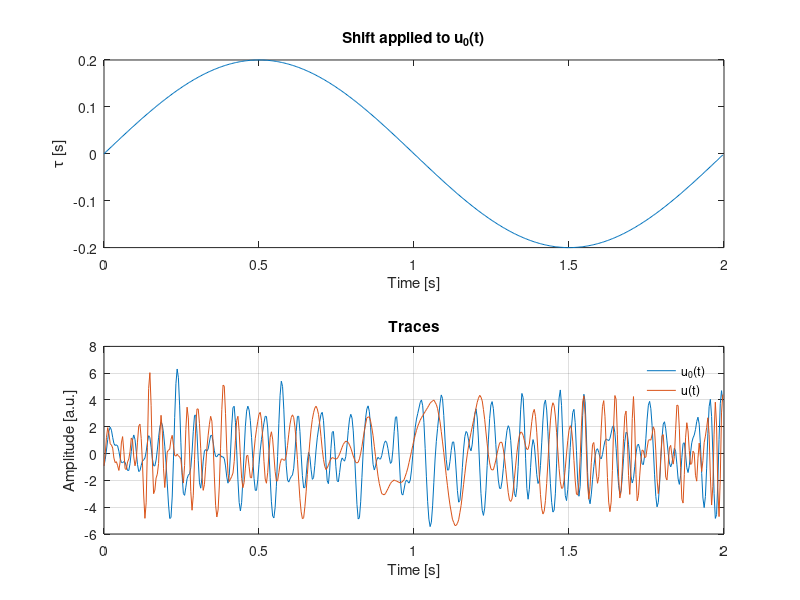

Here is the MATLAB script that generated this plot: (Note: this script raises an error after producing the figure.)
clear all
close all
clc

% This script runs an example of dynamic time warping as an introduction to
% the method.
addpath('src');

example = 2; % shift function (1=step, 2=sine)
% you can try two test cases. Watch the 'maxLag' parameter. The two shift
% functions have different magnitudes so if you don't go to large enough
% lags in the sine model, you won't converge to the correction solution.

% in the case of the sine wave, you must have b=1 because the strains are
% on the order of dt!! Play with 'b' to see how you get stuck in the
% wrong minimum because you're not allowing large enough jumps.

% in the case of the step function, we break the DTW because the step shift
% is larger than dt. We would need a different step pattern to correctly
% solve for this step. It's possible, just not implemented in this version
% of the dynamic warping because don't expect strains > 100%.

% (you can also change the input examples using the scripts in exampleData/
% folder.) 

maxLag = 80; % max nuber of points to search forward and backward (can be npts, just takes longer and is unrealistic)
b      = 1; % b-value to limit strain
% impose a strain limit: 1 dt is b=1, half dt is b=2, etc.
% if you mess with b you will see the results in the estimated shifts

%% load the data file and plot

switch example
    case 1
        load('exampleData/stepShiftData.mat'); % data with constant shifts and step in the middle
    case 2
        load('exampleData/sineShiftData.mat'); % data with sine wave shifts of one cycle
end

lvec   = (-maxLag:maxLag).*dt; % lag array for plotting below
npts   = numel(u0);            % number of samples
tvec   = ( 0 : npts-1 ) .* dt; % make the time axis
stTime = st.*dt;               % shift vector in time

figure;
% plot shift function
subplot(2,1,1)
plot(tvec,stTime);
xlabel('Time [s]'); ylabel('\tau [s]'); title('Shift applied to u_{0}(t)');
% plot original and shifted traces
subplot(2,1,2)
plot(tvec,u0); hold on; 
plot(tvec,u1); grid on;
xlabel('Time [s]'); ylabel('Amplitude [a.u.]'); title('Traces');
legend('u_{0}(t)','u(t)','Location','Best'); legend boxoff;

%% compute error function and plot

err = computeErrorFunction( u1, u0, npts, maxLag ); % cpmpute error function over lages
% note the error function is independent of strain limit 'b'.

figure;
imagesc(tvec,lvec,log10(err')); axis xy; colormap('gray'); c = colorbar;
xlabel('Time [s]'); ylabel('Lag'); title('Error function');

%% accumuluate error in FORWARD direction

direction = 1; % direction to accumulate errors (1=forward, -1=backward)
% it is instructive to flip the sign of +/-1 here to see how the function
% changes as we start the backtracking on different sides of the traces.
% Also change 'b' to see how this influences the solution for stbar. You
% want to make sure you're doing things in the proper directions in each
% step!!!

dist  = accumulateErrorFunction( direction, err, npts, maxLag, b ); % forward accumulation to make distance function
stbar = backtrackDistanceFunction( -1*direction, dist, err, -maxLag, b ); % find shifts

%% plot the results

stbarTime = stbar .* dt;      % convert from samples to time
tvec2     = tvec + stbarTime; % make the warped time axis

% make figure
h = figure('Color','White'); set(h,'PaperUnits','Inches');
set(h, 'PaperPositionMode','Auto');
set(h, 'Units', 'Inches','Position',[1 1 10 10]);

% plot the distance function
subplot(2,1,1);
imagesc(tvec,lvec,dist');
haxes1 = gca;
title('Distance function'); c=colorbar; axis('tight'); axis xy;
xlabel('Time [s]'); ylabel('\tau [s]');
% plot real shifts against estimated shifts
subplot(2,1,2);
plot(tvec,stTime,'ko'); hold on;
plot(tvec,stbarTime,'r+'); 
haxes2 = gca;
legend('Actual','Estimated'); legend boxoff;
title('Estimated shifts');
xlabel('Time [s]'); ylabel('\tau [s]');

pos1 = haxes1.Position;
pos2 = haxes2.Position;
set(haxes2,'Position',[pos2(1) pos2(2) pos1(3) pos1(4)]);
print(h,'-dpng','SINEdistance.png');

figure;
% plot input traces
subplot(2,1,1);
plot(tvec,u0,'b',tvec,u1,'r--'); legend('Raw','Shifted'); legend boxoff;
title('Input traces for dynamic time warping')
xlabel('Time (s)'); ylabel('Amplitude (a.u.)');
% plot warped trace to compare
subplot(2,1,2);
plot(tvec,u0,'b'); hold on;
plot(tvec2,u1,'r--'); axis('tight');
legend('Raw','Warped'); legend boxoff;
title('Output traces for dynamic time warping')
xlabel('Time (s)'); ylabel('Amplitude (a.u.)');

%% An example of computing the residual misfit

error = computeDTWerror( err, stbar, maxLag );

%% Apply dynamic time warping in the backward direction

direction = -1; % direction to accumulate errors (1=forward, -1=backward)

dist  = accumulateErrorFunction( direction, err, npts, maxLag, b ); % backward accumulation to make distance function
stbar = backtrackDistanceFunction( -1*direction, dist, err, -maxLag, b ); % find shifts

%% plot the results

stbarTime = stbar .* dt;      % convert from samples to time
tvec2     = tvec + stbarTime; % make the warped time axis

figure;
% plot the distance function
subplot(2,1,1);
imagesc(tvec,lvec,dist');
title('Distance function'); c=colorbar; axis('tight'); axis xy;
xlabel('Time [s]'); ylabel('\tau [s]');
% plot real shifts against estimated shifts
subplot(2,1,2);
plot(tvec,stTime,'ko'); hold on;
plot(tvec,stbarTime,'r+'); legend('Actual','Estimated'); legend boxoff;
title('Estimated shifts');
xlabel('Time [s]'); ylabel('\tau [s]');

figure;
% plot input traces
subplot(2,1,1);
plot(tvec,u0,'b',tvec,u1,'r--'); legend('Raw','Shifted'); legend boxoff;
title('Input traces for dynamic time warping')
xlabel('Time (s)'); ylabel('Amplitude (a.u.)');
% plot warped trace to compare
subplot(2,1,2);
plot(tvec,u0,'b'); hold on;
plot(tvec2,u1,'r--'); axis('tight');
legend('Raw','Warped'); legend boxoff;
title('Output traces for dynamic time warping')
xlabel('Time (s)'); ylabel('Amplitude (a.u.)');

%% Apply dynamic time warping in both directions to smooth. (Follwoing example in Hale 2013)

dist1 = accumulateErrorFunction( -1, err, npts, maxLag, b ); % forward accumulation to make distance function
dist2 = accumulateErrorFunction( 1, err, npts, maxLag, b ); % backwward accumulation to make distance function

dist  = dist1 + dist2 - err; % add them and remove 'err' to not count twice (see Hale's paper)

stbar = backtrackDistanceFunction( -1, dist, err, -maxLag, b ); % find shifts
% !! Notice now that you can backtrack in either direction and get the same
% result after you smooth the distance function in this way.

%% plot the results

stbarTime = stbar .* dt;      % convert from samples to time
tvec2     = tvec + stbarTime; % make the warped time axis

figure;
% plot the distance function
subplot(2,1,1);
imagesc(tvec,lvec,dist');
title('Distance function'); c=colorbar; axis('tight'); axis xy;
xlabel('Time [s]'); ylabel('\tau [s]');
% plot real shifts against estimated shifts
subplot(2,1,2);
plot(tvec,stTime,'ko'); hold on;
plot(tvec,stbarTime,'r+'); legend('Actual','Estimated'); legend boxoff;
title('Estimated shifts');
xlabel('Time [s]'); ylabel('\tau [s]');

figure;
% plot input traces
subplot(2,1,1);
plot(tvec,u0,'b',tvec,u1,'r--'); legend('Raw','Shifted'); legend boxoff;
title('Input traces for dynamic time warping')
xlabel('Time (s)'); ylabel('Amplitude (a.u.)');
% plot warped trace to compare
subplot(2,1,2);
plot(tvec,u0,'b'); hold on;
plot(tvec2,u1,'r--'); axis('tight');
legend('Raw','Warped'); legend boxoff;
title('Output traces for dynamic time warping')
xlabel('Time (s)'); ylabel('Amplitude (a.u.)');
